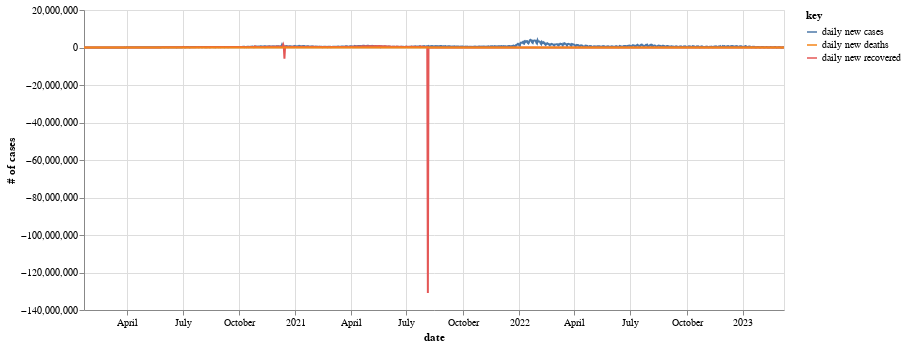

Notebook source saved alongside this figure:
### Code cell
#Plot ALtair 5: Global time series chart for daily new cases, recovered, and deaths - version 2 (Im not using this at my webapp)
import altair as alt


data = timeseries_final
base = alt.Chart(data).transform_fold(
    ['daily new cases', 'daily new recovered', 'daily new deaths']
)
line = base.mark_line().encode(
    x='date:T',
    y=alt.Y('value:Q', axis=alt.Axis(title='# of cases')),
    color='key:N',
    tooltip=['yearmonthdate(date)','daily new cases', 'daily new recovered', 'daily new deaths']
).properties(width=700)


line

### Figure 1 — Vega-Lite specification as saved in the notebook (floating-point values rounded to 4 significant figures; data arrays with more than 128 entries replaced by an {"elided": "..."} marker saying what was removed)
{"config": {"view": {"continuousWidth": 300, "continuousHeight": 300}}, "data": {"name": "data-ee39b06071fc8f47d5c1a77ae95bd1a4"}, "mark": {"type": "line"}, "encoding": {"color": {"field": "key", "type": "nominal"}, "tooltip": [{"field": "date", "timeUnit": "yearmonthdate", "type": "temporal"}, {"field": "daily new cases", "type": "quantitative"}, {"field": "daily new recovered", "type": "quantitative"}, {"field": "daily new deaths", "type": "quantitative"}], "x": {"field": "date", "type": "temporal"}, "y": {"axis": {"title": "# of cases"}, "field": "value", "type": "quantitative"}}, "transform": [{"fold": ["daily new cases", "daily new recovered", "daily new deaths"]}], "width": 700, "$schema": "https://vega.github.io/schema/vega-lite/v5.16.3.json", "datasets": {"data-ee39b06071fc8f47d5c1a77ae95bd1a4": {"elided": "1143 records"}}}
